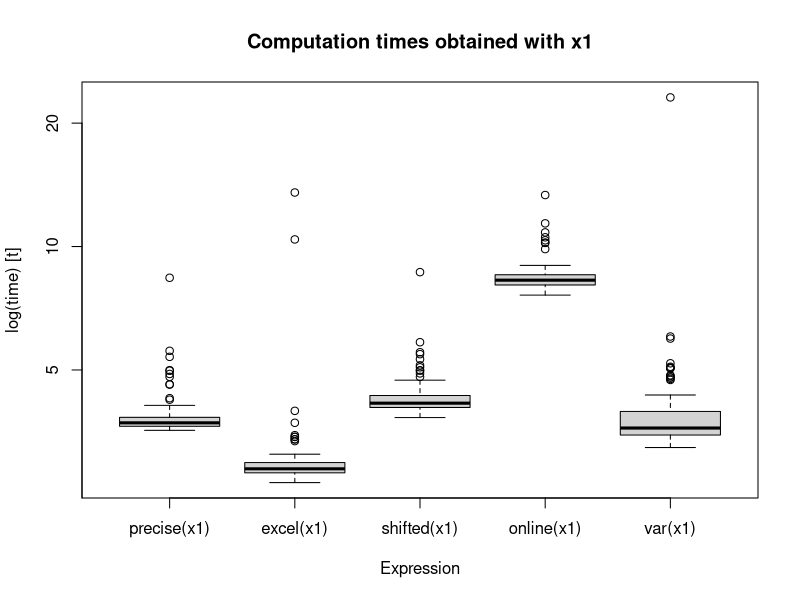
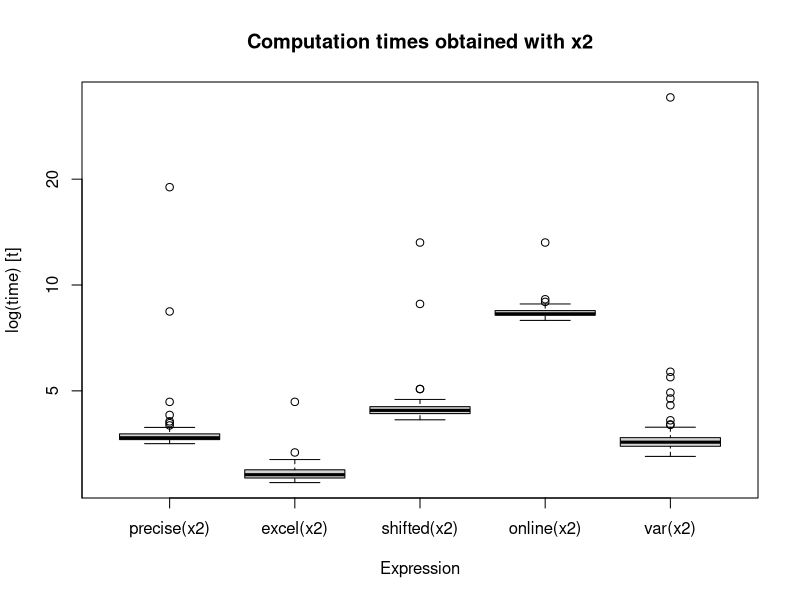
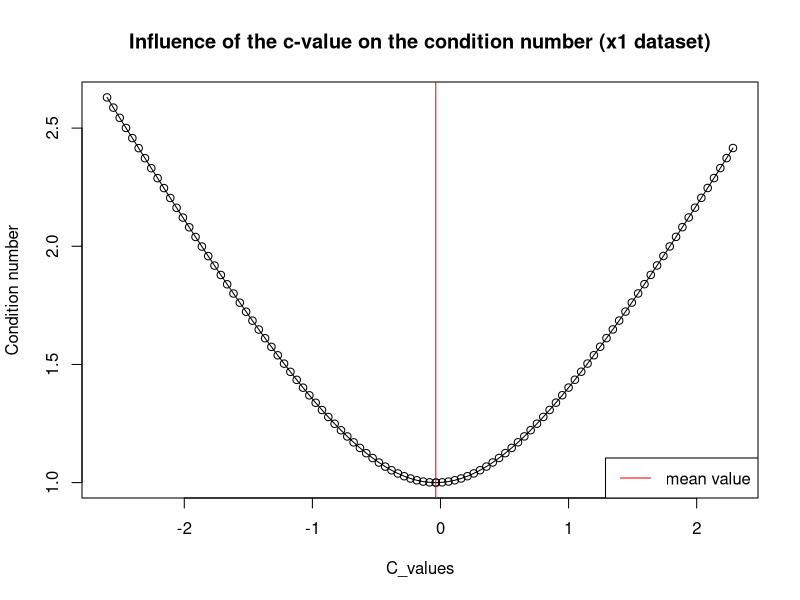
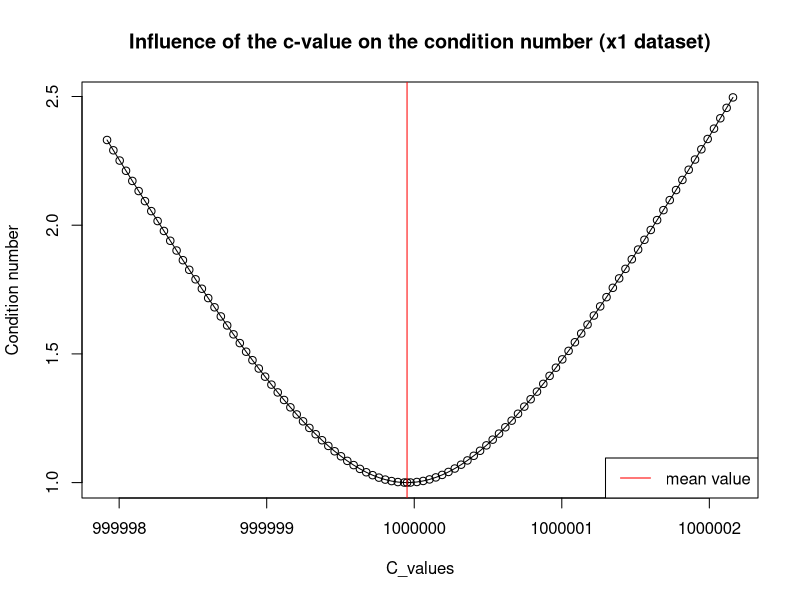

Recreate these plots in R, in order.
## ---- chunk 1
library(microbenchmark)#Allows the use of the microbenchmark library 

set.seed(11220221)#Create random data  
x1 <- rnorm(100)
x2 <- rnorm(100, mean=1000000)
x3 <- rnorm(100, mean=0.0000001)
## ---- chunk 2
precise <- function(x) {
  sum <- 0
  n <- length(x)
  
  #First pass: mean calculation
  for (i in x) {
    sum <- sum + i
  }
  mean <- sum/n
  
  variance <- 0
  #Second pass: variance calculation
  for(i in x) {
    variance <- variance + (i - mean)^2
  }
  variance <- variance/(n-1)
  return(variance)
}
## ---- chunk 3
excel <- function(x) {
  P1 <- 0
  P2 <- 0
  n <- length(x)
  variance <- 0
  
  for (i in x) {
    P1 <- P1 + i^2
    P2 <- P2 + i
  }
  P2 <- (P2^2)/n
  variance <- (P1-P2)/(n-1)
  return(variance)
}
## ---- chunk 4
shifted <- function(x, c=x[1]) {
  P1 <- 0
  P2 <- 0
  n <- length(x)
  variance <- 0
  
  for (i in x) {
    P1 <- P1 + (i-c)^2
    P2 <- P2 + i-c
  }
  P2 <- (P2^2)/n
  variance <- (P1-P2)/(n-1)
  return(variance)
}

## ---- chunk 5
online <- function(x) {
  #initalisation 
  n <- 2
  mean <- (x[1]+x[2])/2
  variance <- (x[1]-mean)^2 + (x[2]-mean)^2
  
  #Mean and variance are computed after each element in x
  for (i in 3:length(x)) {
    n <- n+1
    variance <- ((n-2)/(n-1)) * variance + ((x[i]-mean)^2/n)
    mean <- mean + (x[i]-mean)/n
  }
  return(variance)
}
## ---- chunk 6
variances <- function(x){
  return(c(precise(x), excel(x), shifted(x), online(x),var(x)))
}
## ---- chunk 7
res <- matrix(c(variances(x1),variances(x2)), ncol=5, byrow=TRUE)
res <- as.table(res)
col_name <- c("precise", "excel", "shifted", "online", "var")
raw_name <- c("x1","x2")
rownames(res) <- raw_name
colnames(res) <- col_name
knitr::kable(res, caption = "Variance calulation")
## ---- chunk 8
micro <- microbenchmark(precise(x1), excel(x1), shifted(x1), online(x1),var(x1),  times=100)
knitr::kable(summary(micro))

boxplot(micro, main="Computation times obtained with x1")
## ---- chunk 9
microx2 <- microbenchmark(precise(x2), excel(x2), shifted(x2), online(x2),var(x2),  times=100)
knitr::kable(summary(microx2))
boxplot(microx2, main="Computation times obtained with x2")
## ---- chunk 10
start_time <- Sys.time()
invisible(excel(x1))
end_time <- Sys.time()
computation_time = end_time-start_time
print(computation_time)
## ---- chunk 11
condition_number <- function(mean, n , S){
  return(sqrt(1+(mean^2*n)/S))
}
## ---- chunk 12
c_val_influence <- function(x){
  minimum <- min(x)
  maximum <- max(x)
  c_list <- seq(from=minimum, to=maximum, length.out=100)
  c_list <- sort(append(c_list, mean(x)))
  condition_numb <- matrix(nrow = 2, ncol = 101)
  for(i in 0:length(c_list)){
    mean <- mean(x) - c_list[i]
    n <- 100
    S <- shifted(x,c_list[i])*(n-1)
    condition_numb[1,i] <- c_list[i]
    condition_numb[2,i] <- condition_number(mean, n ,S)
  }
  return(condition_numb)
}

cond_numb_x1 <- c_val_influence(x1)
cond_numb_x2 <- c_val_influence(x2)

plot(cond_numb_x1[2,], x=cond_numb_x1[1,], main="Influence of the c-value on the condition number (x1 dataset)", type='o',xlab="C_values", ylab="Condition number")
abline(v=mean(x1), col='red')
legend("bottomright", "mean value", col="red", lty=1)

plot(cond_numb_x2[2,], x=cond_numb_x2[1,], main="Influence of the c-value on the condition number (x1 dataset)", type='o',xlab="C_values", ylab="Condition number")
abline(v=mean(x2), col='red')
legend("bottomright", "mean value", col="red", lty=1)

## ---- chunk 13
res <- c()
res <- append(res,condition_number(mean(x1), 100,var(x1)*(100-1)))
res <- append(res,condition_number(mean(x2), 100,var(x2)*(100-1)))
res <- append(res,condition_number(mean(x3), 100,var(x3)*(100-1)))
res <- as.data.frame(res, row.names=c('x1','x2','x3'))
knitr::kable(res , col.names="k", caption="Condition numbers for different dataset mean")
